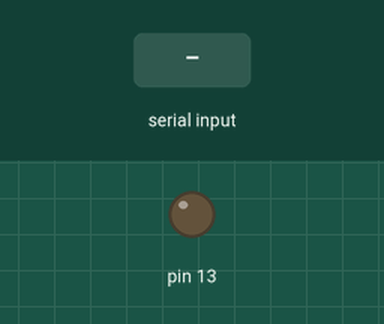
A sketch run on a simulated Arduino Uno, built with avr-gcc and run on an emulated ATmega328P. On the bench: output pins drawn as LEDs (lit = HIGH). The inputs (shaded band) are chosen by the test bench.

Above: at 1.2 s.
1.3 s: "a" received over Serial
At 2.4 s:
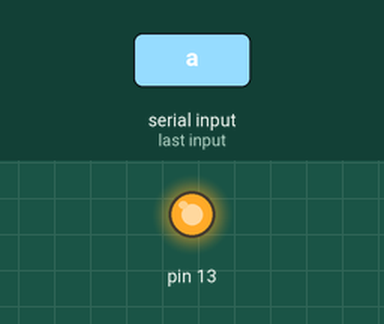
Timing chart, 0 to 10.3 s (numbered marks = the images above; inputs shaded):
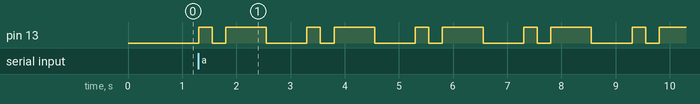

Measured:
- after the input at 1.3 s, pin 13: LOW → HIGH at once, then repeats every 2.0 s: LOW 0.25 s, HIGH 0.75 s, LOW 0.75 s, HIGH 0.25 s

The sketch:

morse11.ino
```cpp
String comdata="";
void setup() {
  Serial.begin(9600);
  pinMode(13,OUTPUT);

}

void loop() {
  while(Serial.available()>0)
  {
    comdata+=char(Serial.read());
    delay(2);
  }
  for(int i=0;i<comdata.length();i++)
  {
    switch(comdata[i])
    {
      case 'a':dot();dash();break;
      case 'A':dot();dash();break;
      case 'b':dash();dot();dot();dot();break;
      case 'B':dash();dot();dot();dot();break;
      case 'c':dash();dot();dash();dot();break;
      case 'C':dash();dot();dash();dot();break;
      case 'd':dash();dot();dot();break;
      case 'D':dash();dot();dot();break;
      case 'e':dot();break;
      case 'E':dot();break;
      case 'f':dot();dot();dash();dot();break;
      case 'F':dot();dot();dash();dot();break;
      case 'g':dash();dash();dot();break;
      case 'G':dash();dash();dot();break;
      case 'h':dot();dot();dot();dot();dot();break;
      case 'H':dot();dot();dot();dot();dot();break;
      case 'i':dot();dot();break;
      case 'I':dot();dot();break;
      case 'j':dot();break;
      case 'J':dot();break;
      case 'k':dash();dot();dash();break;
      case 'K':dash();dot();dash();break;
      case 'l':dot();dash();dot();dot();break;
      case 'L':dot();dash();dot();dot();break;
      case 'm':dash();dash();break;
      case 'M':dash();dash();break;
      case 'n':dash();dot();break;
      case 'N':dash();dot();break;
      case 'o':dash();dash();dash();break;
      case 'O':dash();dash();dash();break;
      case 'p':dot();dash();dash();break;
      case 'P':dot();dash();dash();break;
      case 'q':dash();dash();dot();dash();break;
      case 'Q':dash();dash();dot();dash();break;
      case 'r':dot();dash();dot();break;
      case 'R':dot();dash();dot();break;
      case 's':dot;dot;break;
      case 'S':dot;dot;break;
      case 't':dash();break;
      case 'T':dash();break;
      case 'u':dot();dot();dash();break;
      case 'U':dot();dot();dash();break;
      case 'v':dot();dot();dot();dash();break;
      case 'V':dot();dot();dot();dash();break;
      case 'w':dot();dash();dash();break;
      case 'W':dot();dash();dash();break;
      case 'x':dash();dot();dot();dash();break;
      case 'X':dash();dot();dot();dash();break;
      case 'y':dash();dot();dash();dash();break;
      case 'Y':dash();dot();dash();dash();break;
      case 'z':dash();dash();dot();dot();break;
      case 'Z':dash();dash();dot();dot();break;
      case '0':dash();dash();dash();dash();dash();break;
      case '1':dot();dash();dash();dash();dash();break;
      case '2':dot();dot();dash();dash();break;
      case '3':dot();dot();dot();dash();dash();break;
      case '4':dot();dot();dot();dot();dash();break;
      case '5':dot();dot();dot();dot();dot();break;
      case '6':dash();dot();dot();dot();dot();break;
      case '7':dash();dash();dot();dot();dot();break;
      case '8':dash();dash();dash();dot();dot();break;
      case '9':dash();dash();dash();dash();dot();break;
      case ' ':digitalWrite(13,LOW);delay(750);break;
      case '/n':digitalWrite(13,LOW);delay(1750);break;
      default:break;
    }
    digitalWrite(13,LOW);delay(500);
  }

}

void dot()
{
  digitalWrite(13,HIGH);
  delay(250);
  digitalWrite(13,LOW);
  delay(250);
}
void dash()
{
  digitalWrite(13,HIGH);
  delay(750);
  digitalWrite(13,LOW);
  delay(250);
}
```
